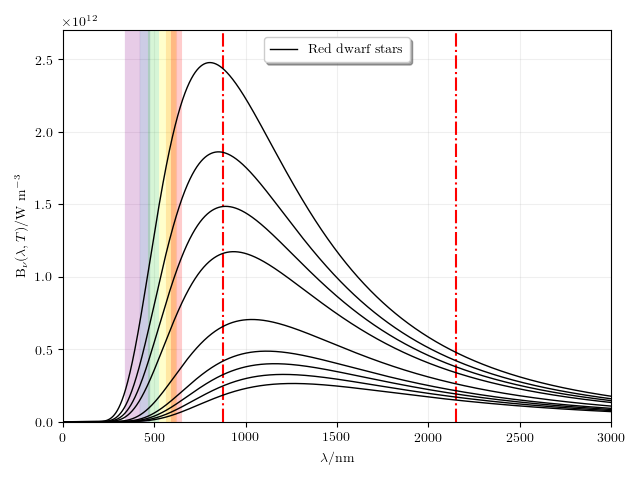

Generate this figure with Python:
from matplotlib.pyplot import *
import numpy as np
from scipy.constants import h, c, k
import os

os.chdir('/home/volkoff/VVV/MSC/BlackBody')
rcdefaults(); rc('text', usetex = True); rc('font', family = 'serif')

intensity = lambda wav, T:  (2. * h * c**2) / ( (wav**5) * (np.exp((h * c / (wav * k * T))) - 1.) )
wavs = np.arange(1e-9, 3e-6, 1e-09)

figure()
grid(True, alpha = 0.2); xlim(0, 3000); ylim(0, 2.7e12)
xlabel(r'$\lambda$/nm', fontsize = 10); ylabel(r'B$_{\nu}(\lambda, T)$/W~m$^{-3}$', fontsize = 10)
# Tab. 4.1 - Reid & Hawley - New Light on Dark Stars (2nd Ed.)
intensity2300 = intensity(wavs, 2300.); intensity2400 = intensity(wavs, 2400.); intensity2500 = intensity(wavs, 2500.)
intensity2600 = intensity(wavs, 2600.); intensity2800 = intensity(wavs, 2800.); intensity3100 = intensity(wavs, 3100.)
intensity3259 = intensity(wavs, 3250.); intensity3400 = intensity(wavs, 3400.); intensity3600 = intensity(wavs, 3600.)
intensity3800 = intensity(wavs, 3800.);
#solarintensity = intensity(wavs, 6000.); bsun = solarintensity.max()
# Optical electromagnetic spectrum
axvline(380, lw = 11, alpha = 0.2, color = 'darkmagenta')
axvline(450, lw = 7.5, color = 'navy', alpha = 0.2)
axvline(495, lw = 8, color = 'limegreen', alpha = 0.2)
axvline(570, lw = 12, color = 'yellow', alpha = 0.2)
axvline(590, lw = 8, color = 'darkorange', alpha = 0.2)
axvline(620, lw = 8, color = 'red', alpha = 0.2)
axvline(878, ls = 'dashdot', lw = 1.5, color = 'red')
axvline(2149, ls = 'dashdot', lw = 1.5, color = 'red')
#
plot(wavs*1e+09, intensity2300, 'k-', lw = 1, label = 'Red dwarf stars')
plot(wavs*1e+09, intensity2400, 'k-', lw = 1); plot(wavs*1e+09, intensity2500, 'k-', lw = 1)
plot(wavs*1e+09, intensity2600, 'k-', lw = 1); plot(wavs*1e+09, intensity2800, 'k-', lw = 1)
plot(wavs*1e+09, intensity3100, 'k-', lw = 1); plot(wavs*1e+09, intensity3259, 'k-', lw = 1)
plot(wavs*1e+09, intensity3400, 'k-', lw = 1); plot(wavs*1e+09, intensity3600, 'k-', lw = 1)
#plot(wavs*1e+09, solarintensity, 'b-.', label = r'B$\odot$ = {:e}'.format(bsun))
legend(fontsize = 10, loc = 'upper center', markerscale = 2, shadow = 'True'); tight_layout(); savefig('blackbody.png') #savefig('blackbody_rdw.png', dpi = 300); close()
